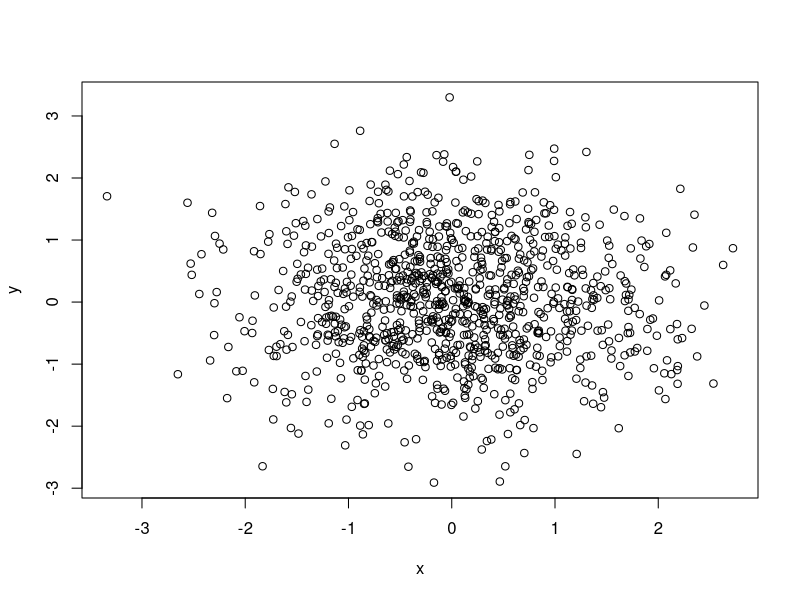

The R source for this figure:
## ---- chunk 1
x <- rnorm(1000)
y <- rnorm(1000)
plot(x,y)
